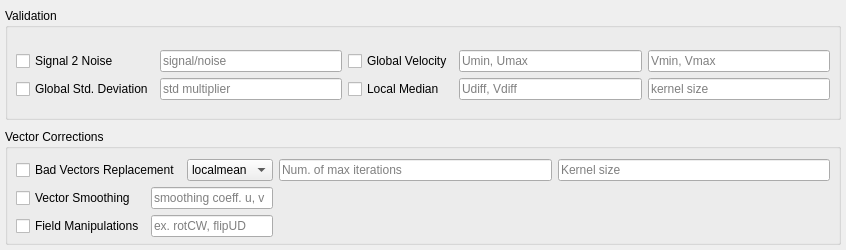
             <widget class="QWidget" name="PosPage">
              <property name="geometry">
               <rect>
                <x>0</x>
                <y>-17</y>
                <width>846</width>
                <height>250</height>
               </rect>
              </property>
              <attribute name="label">
               <string>Post-Process</string>
              </attribute>
              <layout class="QGridLayout" name="gridLayout_10">
               <property name="leftMargin">
                <number>5</number>
               </property>
               <property name="topMargin">
                <number>8</number>
               </property>
               <property name="rightMargin">
                <number>5</number>
               </property>
               <property name="bottomMargin">
                <number>5</number>
               </property>
               <property name="verticalSpacing">
                <number>9</number>
               </property>
               <item row="0" column="0">
                <widget class="QGroupBox" name="groupBox_9">
                 <property name="title">
                  <string>Validation</string>
                 </property>
                 <layout class="QGridLayout" name="gridLayout_21">
                  <property name="leftMargin">
                   <number>8</number>
                  </property>
                  <property name="topMargin">
                   <number>10</number>
                  </property>
                  <property name="rightMargin">
                   <number>8</number>
                  </property>
                  <property name="bottomMargin">
                   <number>5</number>
                  </property>
                  <item row="0" column="0">
                   <layout class="QGridLayout" name="gridLayout_22">
                    <item row="0" column="0">
                     <widget class="QCheckBox" name="pos_sig2noise_CB">
                      <property name="enabled">
                       <bool>true</bool>
                      </property>
                      <property name="text">
                       <string>Signal 2 Noise</string>
                      </property>
                     </widget>
                    </item>
                    <item row="0" column="1">
                     <widget class="QLineEdit" name="pos_s2n_ratio_LE">
                      <property name="enabled">
                       <bool>true</bool>
                      </property>
                      <property name="whatsThis">
                       <string>&lt;html&gt;&lt;head/&gt;&lt;body&gt;&lt;p&gt;&lt;br/&gt;&lt;/p&gt;&lt;/body&gt;&lt;/html&gt;</string>
                      </property>
                      <property name="text">
                       <string/>
                      </property>
                      <property name="frame">
                       <bool>true</bool>
                      </property>
                      <property name="placeholderText">
                       <string>signal/noise</string>
                      </property>
                     </widget>
                    </item>
                    <item row="0" column="2">
                     <widget class="QCheckBox" name="pos_globalvelocity_CB">
                      <property name="enabled">
                       <bool>true</bool>
                      </property>
                      <property name="text">
                       <string>Global Velocity</string>
                      </property>
                     </widget>
                    </item>
                    <item row="0" column="3">
                     <widget class="QLineEdit" name="pos_gv_ulim_LE">
                      <property name="placeholderText">
                       <string>Umin, Umax</string>
                      </property>
                     </widget>
                    </item>
                    <item row="0" column="4">
                     <widget class="QLineEdit" name="pos_gv_vlim_LE">
                      <property name="placeholderText">
                       <string>Vmin, Vmax</string>
                      </property>
                     </widget>
                    </item>
                    <item row="1" column="0">
                     <widget class="QCheckBox" name="pos_std_CB">
                      <property name="enabled">
                       <bool>true</bool>
                      </property>
                      <property name="text">
                       <string>Global Std. Deviation</string>
                      </property>
                     </widget>
                    </item>
                    <item row="1" column="1">
                     <widget class="QLineEdit" name="pos_std_LE">
                      <property name="placeholderText">
                       <string>std multiplier</string>
                      </property>
                     </widget>
                    </item>
                    <item row="1" column="2">
                     <widget class="QCheckBox" name="pos_localvelocity_CB">
                      <property name="enabled">
                       <bool>true</bool>
                      </property>
                      <property name="text">
                       <string>Local Median</string>
                      </property>
                     </widget>
                    </item>
                    <item row="1" column="3">
                     <widget class="QLineEdit" name="pos_lv_uvdiff_LE">
                      <property name="placeholderText">
                       <string>Udiff, Vdiff</string>
                      </property>
                     </widget>
                    </item>
                    <item row="1" column="4">
                     <widget class="QLineEdit" name="pos_lv_kernel_LE">
                      <property name="placeholderText">
                       <string>kernel size</string>
                      </property>
                     </widget>
                    </item>
                   </layout>
                  </item>
                 </layout>
                </widget>
               </item>
               <item row="1" column="0">
                <widget class="QGroupBox" name="groupBox_10">
                 <property name="title">
                  <string>Vector Corrections</string>
                 </property>
                 <layout class="QGridLayout" name="gridLayout_23">
                  <property name="leftMargin">
                   <number>8</number>
                  </property>
                  <property name="topMargin">
                   <number>10</number>
                  </property>
                  <property name="rightMargin">
                   <number>8</number>
                  </property>
                  <property name="bottomMargin">
                   <number>5</number>
                  </property>
                  <item row="0" column="0">
                   <layout class="QGridLayout" name="gridLayout_24">
                    <item row="1" column="0">
                     <widget class="QCheckBox" name="pos_smoothing_CB">
                      <property name="enabled">
                       <bool>true</bool>
                      </property>
                      <property name="text">
                       <string>Vector Smoothing</string>
                      </property>
                     </widget>
                    </item>
                    <item row="0" column="3">
                     <widget class="QLineEdit" name="pos_bv_niterations_LE">
                      <property name="placeholderText">
                       <string>Num. of max iterations</string>
                      </property>
                     </widget>
                    </item>
                    <item row="0" column="2">
                     <widget class="QComboBox" name="pos_bv_method_CB">
                      <item>
                       <property name="text">
                        <string>localmean</string>
                       </property>
                      </item>
                      <item>
                       <property name="text">
                        <string>disk</string>
                       </property>
                      </item>
                      <item>
                       <property name="text">
                        <string>distance</string>
                       </property>
                      </item>
                     </widget>
                    </item>
                    <item row="0" column="4">
                     <widget class="QLineEdit" name="pos_bv_kernel_LE">
                      <property name="placeholderText">
                       <string>Kernel size</string>
                      </property>
                     </widget>
                    </item>
                    <item row="0" column="0" colspan="2">
                     <widget class="QCheckBox" name="pos_badvector_CB">
                      <property name="enabled">
                       <bool>true</bool>
                      </property>
                      <property name="text">
                       <string>Bad Vectors Replacement</string>
                      </property>
                     </widget>
                    </item>
                    <item row="1" column="1" colspan="2">
                     <widget class="QLineEdit" name="pos_smth_factor_LE">
                      <property name="placeholderText">
                       <string>smoothing coeff. u, v</string>
                      </property>
                     </widget>
                    </item>
                    <item row="2" column="0">
                     <widget class="QCheckBox" name="pos_fieldmanip_CB">
                      <property name="enabled">
                       <bool>true</bool>
                      </property>
                      <property name="text">
                       <string>Field Manipulations</string>
                      </property>
                     </widget>
                    </item>
                    <item row="2" column="1" colspan="2">
                     <widget class="QLineEdit" name="pos_fm_LE">
                      <property name="placeholderText">
                       <string>ex. rotCW, flipUD</string>
                      </property>
                     </widget>
                    </item>
                   </layout>
                  </item>
                 </layout>
                </widget>
               </item>
              </layout>
             </widget>
